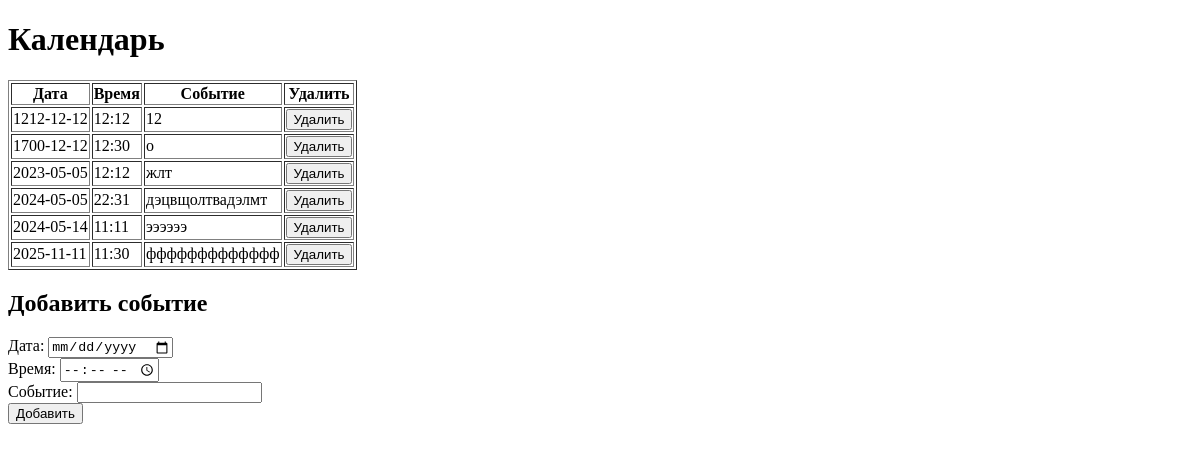
The page / on the database its author committed.
### tables this page shows
CREATE TABLE events
                 (id INTEGER PRIMARY KEY AUTOINCREMENT, date TEXT, time TEXT, event TEXT);

### main.py (the view)
@app.route('/')
def index():
    cursor.execute('SELECT * FROM events ORDER BY date, time')  # Добавлено ORDER BY для сортировки по дате и времени
    events = cursor.fetchall()
    return render_template('index.html', events=events)

### templates/index.html (shortened to what this page needs)
<!DOCTYPE html>
<html lang="en">
<head>
    <link rel="stylesheet" type="text/css" href="{{ url_for('static', filename='styles.css') }}">
</head>
<body>
    <h1>Календарь</h1>
    <table border="1">
        <thead>
            <tr>
                <th>Дата</th>
                <th>Время</th>
                <th>Событие</th>
                <th>Удалить</th>
            </tr>
        </thead>
        <tbody>
            {% for event in events %}
            {% if event[1] %}
            <tr>
                <td>{{ event[1] }}</td>
                <td>{{ event[2] }}</td>
                <td>{{ event[3] }}</td>
                <td>
                    <form action="/delete_event" method="post">
                        <button type="submit">Удалить</button>
                    </form>
                </td>
            </tr>
            {% endif %}
            {% endfor %}
        </tbody>
    </table>
    <h2>Добавить событие</h2>
    <form action="/add_event" method="post">
        <label for="date">Дата:</label>
        <input type="date" id="date" name="date" required><br>
        <label for="time">Время:</label>
        <input type="time" id="time" name="time" required><br>
        <label for="event">Событие:</label>
        <input type="text" id="event" name="event" required><br>
        <button type="submit">Добавить</button>
    </form>
</body>
</html>

### rows shown on the page
events: date "1212-12-12", time "12:12", event "12"
events: date "1700-12-12", time "12:30", event "о"
events: date "2023-05-05", time "12:12", event "жлт"
events: date "2024-05-05", time "22:31", event "дэцвщолтвадэлмт"
events: date "2024-05-14", time "11:11", event "ээээээ"
events: date "2025-11-11", time "11:30", event "ффффффффффффф"
